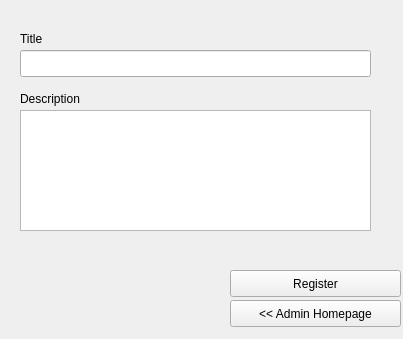
<?xml version="1.0" encoding="UTF-8"?>
<ui version="4.0">
 <class>addproject</class>
 <widget class="QWidget" name="addproject">
  <property name="geometry">
   <rect>
    <x>0</x>
    <y>0</y>
    <width>403</width>
    <height>339</height>
   </rect>
  </property>
  <property name="windowTitle">
   <string>Add Project Console</string>
  </property>
  <widget class="QLabel" name="label">
   <property name="geometry">
    <rect>
     <x>20</x>
     <y>30</y>
     <width>67</width>
     <height>17</height>
    </rect>
   </property>
   <property name="text">
    <string>Title</string>
   </property>
  </widget>
  <widget class="QLabel" name="label_2">
   <property name="geometry">
    <rect>
     <x>20</x>
     <y>90</y>
     <width>81</width>
     <height>17</height>
    </rect>
   </property>
   <property name="text">
    <string>Description</string>
   </property>
  </widget>
  <widget class="QLineEdit" name="lineEdit">
   <property name="geometry">
    <rect>
     <x>20</x>
     <y>50</y>
     <width>351</width>
     <height>27</height>
    </rect>
   </property>
  </widget>
  <widget class="QPlainTextEdit" name="plainTextEdit">
   <property name="geometry">
    <rect>
     <x>20</x>
     <y>110</y>
     <width>351</width>
     <height>121</height>
    </rect>
   </property>
  </widget>
  <widget class="QPushButton" name="pushButton">
   <property name="geometry">
    <rect>
     <x>230</x>
     <y>270</y>
     <width>171</width>
     <height>27</height>
    </rect>
   </property>
   <property name="text">
    <string>Register</string>
   </property>
  </widget>
  <widget class="QLabel" name="label_3">
   <property name="geometry">
    <rect>
     <x>160</x>
     <y>240</y>
     <width>241</width>
     <height>20</height>
    </rect>
   </property>
   <property name="text">
    <string/>
   </property>
  </widget>
  <widget class="QPushButton" name="pushButton_2">
   <property name="geometry">
    <rect>
     <x>230</x>
     <y>300</y>
     <width>171</width>
     <height>27</height>
    </rect>
   </property>
   <property name="text">
    <string>&lt;&lt; Admin Homepage</string>
   </property>
  </widget>
  <widget class="QLabel" name="label_4">
   <property name="geometry">
    <rect>
     <x>0</x>
     <y>0</y>
     <width>401</width>
     <height>341</height>
    </rect>
   </property>
   <property name="text">
    <string/>
   </property>
  </widget>
  <zorder>label_4</zorder>
  <zorder>label</zorder>
  <zorder>label_2</zorder>
  <zorder>lineEdit</zorder>
  <zorder>plainTextEdit</zorder>
  <zorder>pushButton</zorder>
  <zorder>label_3</zorder>
  <zorder>pushButton_2</zorder>
 </widget>
 <resources/>
 <connections/>
</ui>
